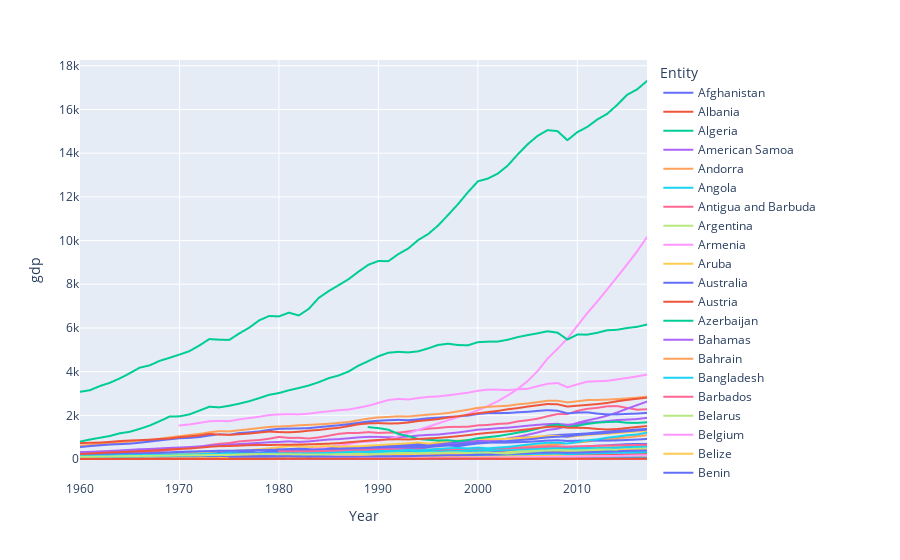

Notebook code cell kept with this figure:
### Code cell
px.line(gdp, x = "Year", y = "gdp", color  = "Entity")
